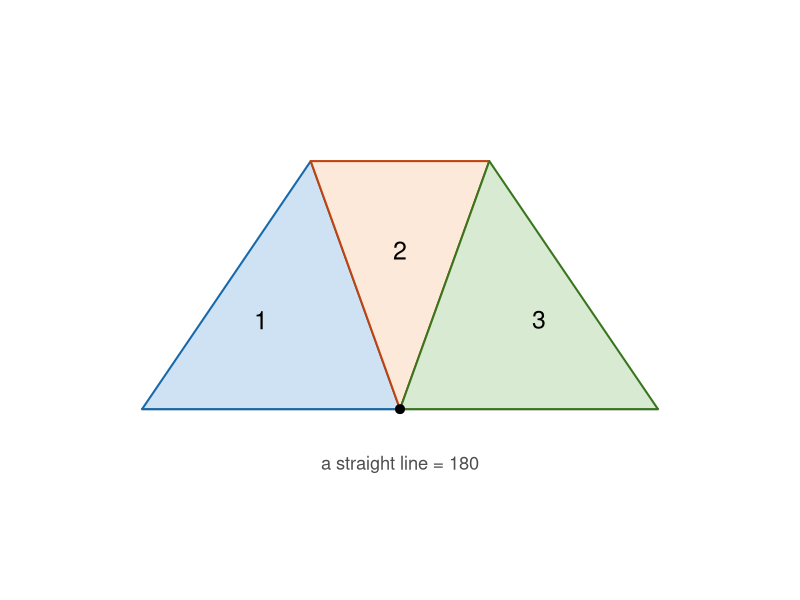
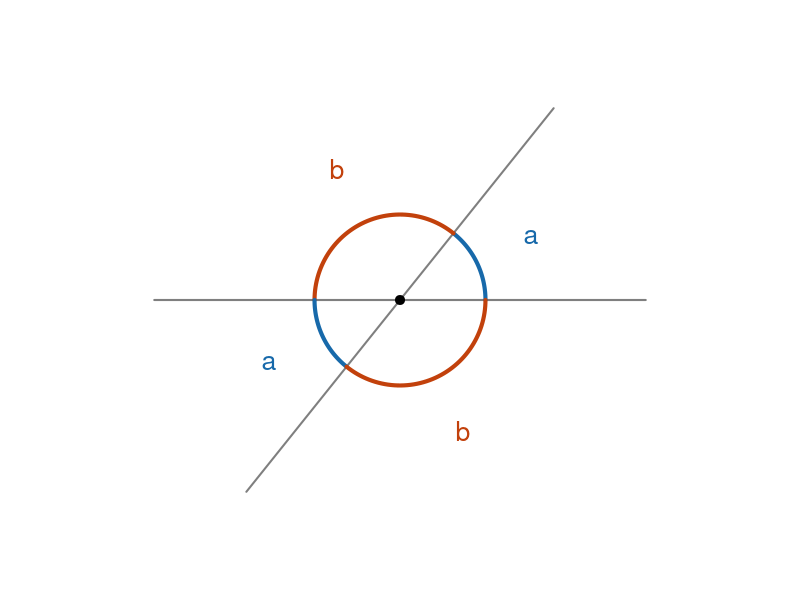
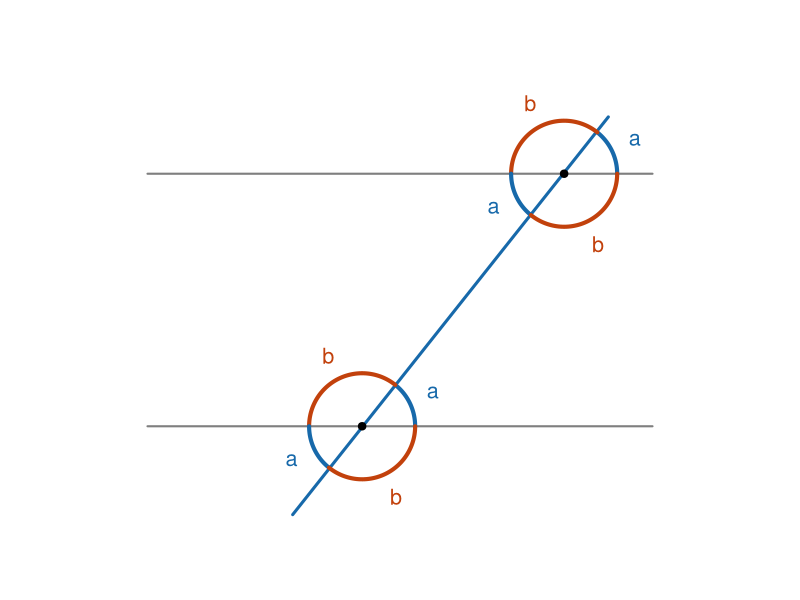
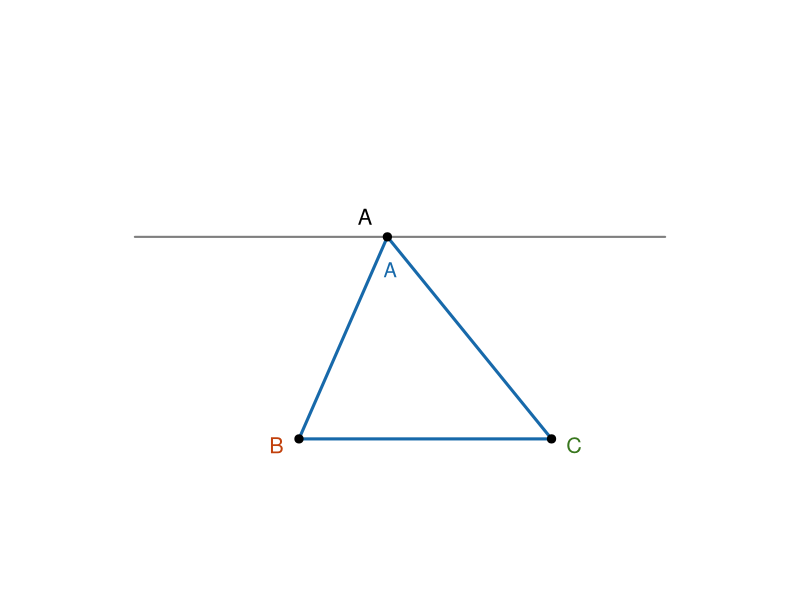
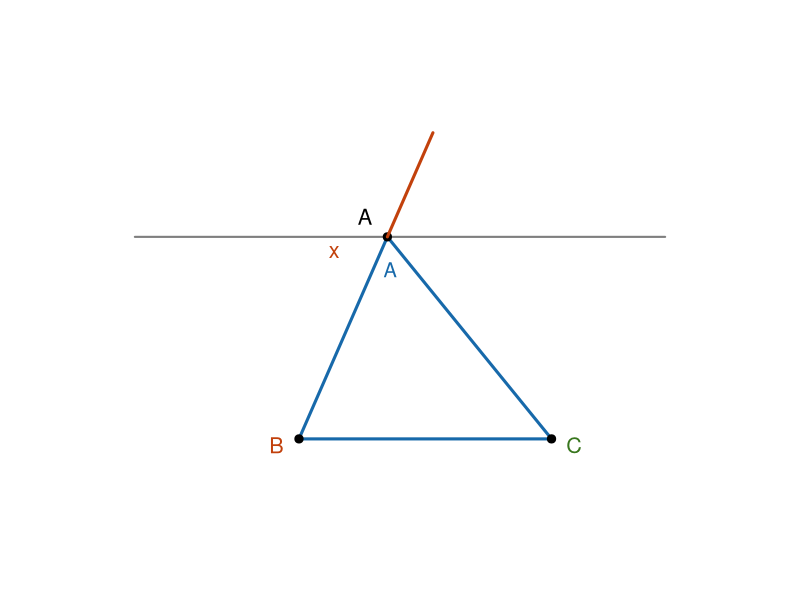
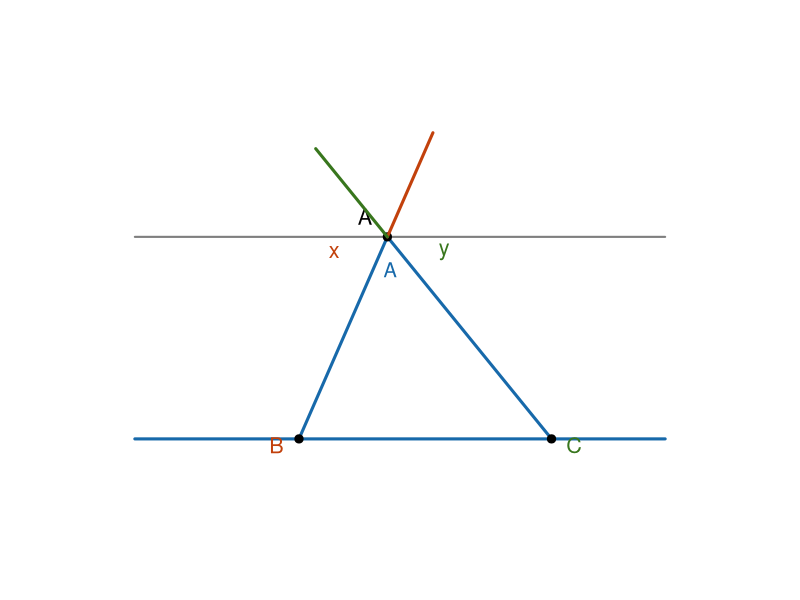
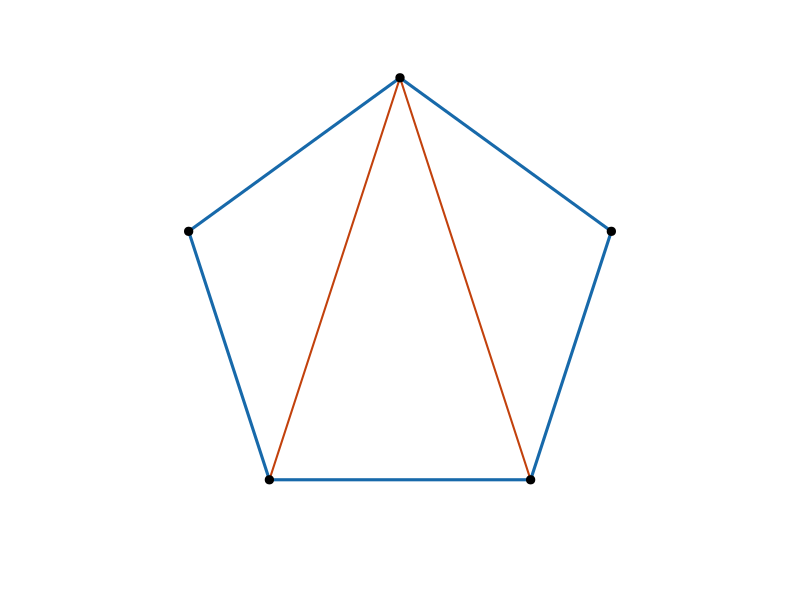
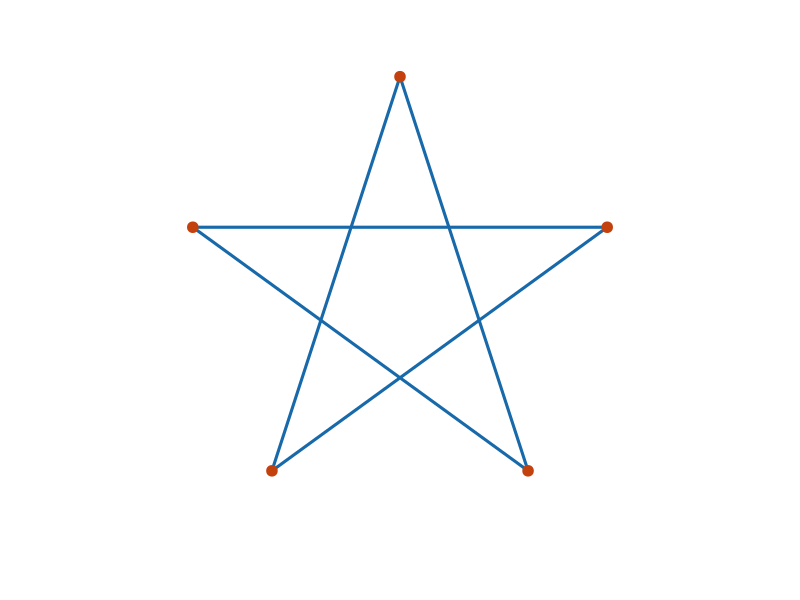

Source code (R) for these figures, in order:
## ---- chunk 1
knitr::opts_chunk$set(echo = FALSE, fig.align = "center", dev = "png",
                      fig.width = 5, fig.height = 5, dpi = 150)
blue   <- "#1769aa"
orange <- "#c2410c"

# small helper: draw an angle arc at (cx,cy) from a1 to a2 degrees
arc <- function(cx, cy, r, a1, a2, col, lwd = 3) {
  a <- seq(a1, a2, length.out = 60) * pi / 180
  lines(cx + r * cos(a), cy + r * sin(a), col = col, lwd = lwd)
}

# the "Now the proof" figure, built up in three steps:
# 1 = triangle + parallel line through A, extended beyond the triangle
# 2 = + side BA extended beyond A (the transversal for the x/B pair), orange
# 3 = + side CA extended beyond A (the transversal for the y/C pair), green
draw_proof <- function(step) {
  par(mar = c(0,0,0,0), pty = "s")
  A <- c(0.7, 1.6); Bp <- c(0, 0); Cp <- c(2, 0)
  green <- "#38761d"
  plot(NA, xlim = c(-1.4, 3.0), ylim = c(-0.4, 2.6), asp = 1, axes = FALSE,
       xlab = "", ylab = "")
  segments(-1.3, A[2], 2.9, A[2], col = "grey50", lwd = 2)
  if (step >= 3) {
    segments(-1.3, 0, 2.9, 0, col = blue, lwd = 3)
  } else {
    segments(Bp[1], 0, Cp[1], 0, col = blue, lwd = 3)
  }
  segments(A[1], A[2], Bp[1], Bp[2], col = blue, lwd = 3)
  segments(A[1], A[2], Cp[1], Cp[2], col = blue, lwd = 3)
  points(rbind(A, Bp, Cp), pch = 19, cex = 1.1)
  text(A[1] - 0.18, A[2] + 0.16, "A", cex = 1.3)
  text(Bp[1] - 0.18, Bp[2] - 0.05, "B", cex = 1.3, col = orange)
  text(Cp[1] + 0.18, Cp[2] - 0.05, "C", cex = 1.3, col = green)
  if (step >= 2) {
    dirBA <- (A - Bp) / sqrt(sum((A - Bp)^2))
    Aext <- A + 0.9 * dirBA
    segments(A[1], A[2], Aext[1], Aext[2], col = orange, lwd = 3)
    text(A[1] - 0.42, A[2] - 0.12, "x", cex = 1.3, col = orange)
  }
  if (step >= 3) {
    dirCA <- (A - Cp) / sqrt(sum((A - Cp)^2))
    Aext2 <- A + 0.9 * dirCA
    segments(A[1], A[2], Aext2[1], Aext2[2], col = green, lwd = 3)
    text(A[1] + 0.45, A[2] - 0.12, "y", cex = 1.3, col = green)
  }
  text(A[1] + 0.02, A[2] - 0.26, "A", cex = 1.2, col = blue)
}
## ---- chunk 2
par(mar = c(0,0,0,0), pty = "s")
plot(NA, xlim = c(-1.4, 1.4), ylim = c(-0.4, 1.5), asp = 1, axes = FALSE,
     xlab = "", ylab = "")
# straight base line
segments(-1.3, 0, 1.3, 0, col = "grey50", lwd = 2)
# three torn wedges meeting at the origin, filling the half-plane
polygon(c(0, -1.3, -0.45), c(0, 0, 1.25), col = "#cfe2f3", border = blue, lwd = 2)
polygon(c(0, -0.45, 0.45), c(0, 1.25, 1.25), col = "#fde9d9", border = orange, lwd = 2)
polygon(c(0, 0.45, 1.3), c(0, 1.25, 0), col = "#d9ead3", border = "#38761d", lwd = 2)
points(0, 0, pch = 19, cex = 1.2)
text(-0.7, 0.45, "1", cex = 1.5)
text(0, 0.8, "2", cex = 1.5)
text(0.7, 0.45, "3", cex = 1.5)
text(0, -0.28, "a straight line = 180", cex = 1.1, col = "grey30")
## ---- chunk 3
par(mar = c(0,0,0,0), pty = "s")
plot(NA, xlim = c(-1.3, 1.3), ylim = c(-1.3, 1.3), asp = 1, axes = FALSE,
     xlab = "", ylab = "")
th1 <- 0; th2 <- 51.3
seg <- function(deg, len = 1.15) {
  a <- deg * pi / 180
  segments(-len * cos(a), -len * sin(a), len * cos(a), len * sin(a),
           col = "grey50", lwd = 2)
}
seg(th1); seg(th2)
arc(0, 0, 0.4, th1, th2, blue, lwd = 4)
arc(0, 0, 0.4, th2, th1 + 180, orange, lwd = 4)
arc(0, 0, 0.4, th1 + 180, th2 + 180, blue, lwd = 4)
arc(0, 0, 0.4, th2 + 180, th1 + 360, orange, lwd = 4)
lab <- function(mid, txt, col, rr = 0.68) {
  a <- mid * pi / 180
  text(rr * cos(a), rr * sin(a), txt, cex = 1.6, col = col)
}
lab((th1 + th2) / 2, "a", blue)
lab((th2 + th1 + 180) / 2, "b", orange)
lab((th1 + 180 + th2 + 180) / 2, "a", blue)
lab((th2 + 180 + th1 + 360) / 2, "b", orange)
points(0, 0, pch = 19, cex = 1.2)
## ---- chunk 4
par(mar = c(0,0,0,0))
plot(NA, xlim = c(-1.2, 3.2), ylim = c(-0.9, 2.9), asp = 1, axes = FALSE,
     xlab = "", ylab = "")
segments(-1, 2, 3, 2, col = "grey50", lwd = 2)
segments(-1, 0, 3, 0, col = "grey50", lwd = 2)
B <- c(0.7, 0); T <- c(2.3, 2)
segments(B[1] - 0.55, B[2] - 0.7, T[1] + 0.35, T[2] + 0.45, col = blue, lwd = 3)
th1 <- 0; th2 <- 51.3; r <- 0.42
draw4 <- function(pt) {
  arc(pt[1], pt[2], r, th1, th2, blue, lwd = 4)
  arc(pt[1], pt[2], r, th2, th1 + 180, orange, lwd = 4)
  arc(pt[1], pt[2], r, th1 + 180, th2 + 180, blue, lwd = 4)
  arc(pt[1], pt[2], r, th2 + 180, th1 + 360, orange, lwd = 4)
  points(pt[1], pt[2], pch = 19)
}
draw4(T); draw4(B)
lab <- function(pt, mid, txt, col, rr = 0.62) {
  a <- mid * pi / 180
  text(pt[1] + rr * cos(a), pt[2] + rr * sin(a), txt, cex = 1.3, col = col)
}
lab(T, (th1 + th2) / 2, "a", blue)
lab(T, (th2 + th1 + 180) / 2, "b", orange)
lab(T, (th1 + 180 + th2 + 180) / 2, "a", blue)
lab(T, (th2 + 180 + th1 + 360) / 2, "b", orange)
lab(B, (th1 + th2) / 2, "a", blue)
lab(B, (th2 + th1 + 180) / 2, "b", orange)
lab(B, (th1 + 180 + th2 + 180) / 2, "a", blue)
lab(B, (th2 + 180 + th1 + 360) / 2, "b", orange)
## ---- chunk 5
draw_proof(1)
## ---- chunk 6
draw_proof(2)
## ---- chunk 7
draw_proof(3)
## ---- chunk 8
par(mar = c(0,0,0,0), pty = "s")
k <- 0:4
th <- (90 + 72 * k) * pi / 180
px <- cos(th); py <- sin(th)
plot(NA, xlim = c(-1.25, 1.25), ylim = c(-1.25, 1.25), asp = 1, axes = FALSE,
     xlab = "", ylab = "")
polygon(px, py, border = blue, lwd = 3)
# diagonals from vertex 1 splitting into 3 triangles
segments(px[1], py[1], px[3], py[3], col = orange, lwd = 2)
segments(px[1], py[1], px[4], py[4], col = orange, lwd = 2)
points(px, py, pch = 19, cex = 1.1)
## ---- chunk 9
par(mar = c(0,0,0,0), pty = "s")
k <- 0:4
th <- (90 + 72 * k) * pi / 180
px <- cos(th); py <- sin(th)
ord <- c(1, 3, 5, 2, 4, 1)
plot(NA, xlim = c(-1.25, 1.25), ylim = c(-1.3, 1.25), asp = 1, axes = FALSE,
     xlab = "", ylab = "")
polygon(px[ord], py[ord], border = blue, lwd = 3)
points(px, py, pch = 19, cex = 1.4, col = orange)
